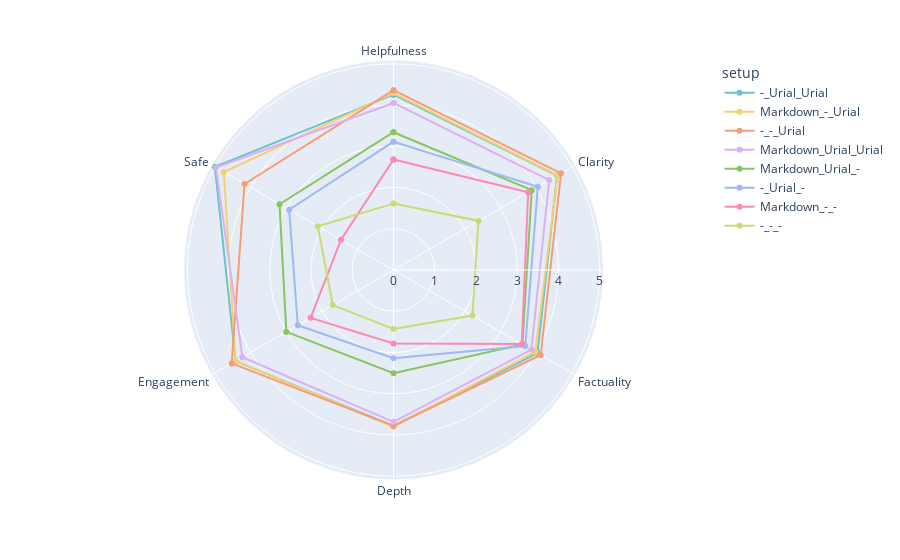

This figure's notebook cell:
### Code cell
# target_models = ["[llama2-70b]_[md_urial_urial]", "[llama2-7b]_[md_urial_urial]"]
target_models = all_models.tolist()

scores_target = [scores_all[i] for i in range(len(scores_all)) if scores_all[i]["setup"] in target_models]

# # sort by target_models
scores_target = sorted(scores_target, key=lambda x: target_models.index(x["setup"]), reverse=True)


from collections import defaultdict
average_scores = defaultdict(list)
for entry in scores_target:
    average_scores[entry['setup']].append(entry['score'])

# Calculate average and prepare a dictionary for sorting
average_dict = {model: sum(scores) / len(scores) for model, scores in average_scores.items()}

# Sort based on average score
scores_target = sorted(scores_target, key=lambda x: average_dict[x['setup']], reverse=True)


df_score = pd.DataFrame(scores_target)
df_score = df_score[df_score["setup"].isin(target_models)]

# # for k, v in rename_map.items():
# #     df_score.replace(k, v, inplace=True)

fig = px.line_polar(df_score, r = 'score', theta = 'category', line_close = True, category_orders = {"category": CATEGORIES},
                    color = 'setup', markers=True, render_mode = 'svg', color_discrete_sequence=px.colors.qualitative.Pastel,
                    # width=1000, 
                    # height=1000
                )

fig.show()
fig.write_image('table1-7b.pdf')

### Figure 1 — Plotly figure (JSON) as saved in the notebook; plotly's stock layout.template omitted (floating-point values rounded to 4 significant figures)
{"data": [{"hovertemplate": "setup=-_Urial_Urial<br>score=%{r}<br>category=%{theta}<extra></extra>", "legendgroup": "-_Urial_Urial", "line": {"color": "rgb(102, 197, 204)", "dash": "solid"}, "marker": {"symbol": "circle"}, "mode": "lines+markers", "name": "-_Urial_Urial", "r": [4.25, 4.58, 4.03, 3.78, 4.42, 5, 4.25], "showlegend": true, "subplot": "polar", "theta": ["Helpfulness", "Clarity", "Factuality", "Depth", "Engagement", "Safe", "Helpfulness"], "type": "scatterpolar"}, {"hovertemplate": "setup=Markdown_-_Urial<br>score=%{r}<br>category=%{theta}<extra></extra>", "legendgroup": "Markdown_-_Urial", "line": {"color": "rgb(246, 207, 113)", "dash": "solid"}, "marker": {"symbol": "circle"}, "mode": "lines+markers", "name": "Markdown_-_Urial", "r": [4.29, 4.59, 3.97, 3.8, 4.42, 4.75, 4.29], "showlegend": true, "subplot": "polar", "theta": ["Helpfulness", "Clarity", "Factuality", "Depth", "Engagement", "Safe", "Helpfulness"], "type": "scatterpolar"}, {"hovertemplate": "setup=-_-_Urial<br>score=%{r}<br>category=%{theta}<extra></extra>", "legendgroup": "-_-_Urial", "line": {"color": "rgb(248, 156, 116)", "dash": "solid"}, "marker": {"symbol": "circle"}, "mode": "lines+markers", "name": "-_-_Urial", "r": [4.36, 4.69, 4.12, 3.78, 4.53, 4.17, 4.36], "showlegend": true, "subplot": "polar", "theta": ["Helpfulness", "Clarity", "Factuality", "Depth", "Engagement", "Safe", "Helpfulness"], "type": "scatterpolar"}, {"hovertemplate": "setup=Markdown_Urial_Urial<br>score=%{r}<br>category=%{theta}<extra></extra>", "legendgroup": "Markdown_Urial_Urial", "line": {"color": "rgb(220, 176, 242)", "dash": "solid"}, "marker": {"symbol": "circle"}, "mode": "lines+markers", "name": "Markdown_Urial_Urial", "r": [4.05, 4.36, 3.86, 3.68, 4.23, 4.97, 4.05], "showlegend": true, "subplot": "polar", "theta": ["Helpfulness", "Clarity", "Factuality", "Depth", "Engagement", "Safe", "Helpfulness"], "type": "scatterpolar"}, {"hovertemplate": "setup=Markdown_Urial_-<br>score=%{r}<br>category=%{theta}<extra></extra>", "legendgroup": "Markdown_Urial_-", "line": {"color": "rgb(135, 197, 95)", "dash": "solid"}, "marker": {"symbol": "circle"}, "mode": "lines+markers", "name": "Markdown_Urial_-", "r": [3.34, 3.87, 3.61, 2.5, 3, 3.19, 3.34], "showlegend": true, "subplot": "polar", "theta": ["Helpfulness", "Clarity", "Factuality", "Depth", "Engagement", "Safe", "Helpfulness"], "type": "scatterpolar"}, {"hovertemplate": "setup=-_Urial_-<br>score=%{r}<br>category=%{theta}<extra></extra>", "legendgroup": "-_Urial_-", "line": {"color": "rgb(158, 185, 243)", "dash": "solid"}, "marker": {"symbol": "circle"}, "mode": "lines+markers", "name": "-_Urial_-", "r": [3.11, 4.04, 3.69, 2.14, 2.68, 2.92, 3.11], "showlegend": true, "subplot": "polar", "theta": ["Helpfulness", "Clarity", "Factuality", "Depth", "Engagement", "Safe", "Helpfulness"], "type": "scatterpolar"}, {"hovertemplate": "setup=Markdown_-_-<br>score=%{r}<br>category=%{theta}<extra></extra>", "legendgroup": "Markdown_-_-", "line": {"color": "rgb(254, 136, 177)", "dash": "solid"}, "marker": {"symbol": "circle"}, "mode": "lines+markers", "name": "Markdown_-_-", "r": [2.68, 3.77, 3.59, 1.78, 2.32, 1.47, 2.68], "showlegend": true, "subplot": "polar", "theta": ["Helpfulness", "Clarity", "Factuality", "Depth", "Engagement", "Safe", "Helpfulness"], "type": "scatterpolar"}, {"hovertemplate": "setup=-_-_-<br>score=%{r}<br>category=%{theta}<extra></extra>", "legendgroup": "-_-_-", "line": {"color": "rgb(201, 219, 116)", "dash": "solid"}, "marker": {"symbol": "circle"}, "mode": "lines+markers", "name": "-_-_-", "r": [1.61, 2.38, 2.21, 1.43, 1.7, 2.12, 1.61], "showlegend": true, "subplot": "polar", "theta": ["Helpfulness", "Clarity", "Factuality", "Depth", "Engagement", "Safe", "Helpfulness"], "type": "scatterpolar"}], "layout": {"legend": {"title": {"text": "setup"}, "tracegroupgap": 0}, "margin": {"t": 60}, "polar": {"angularaxis": {"categoryarray": ["Helpfulness", "Clarity", "Factuality", "Depth", "Engagement", "Safe"], "categoryorder": "array", "direction": "clockwise", "rotation": 90}, "domain": {"x": [0, 1], "y": [0, 1]}}}}
